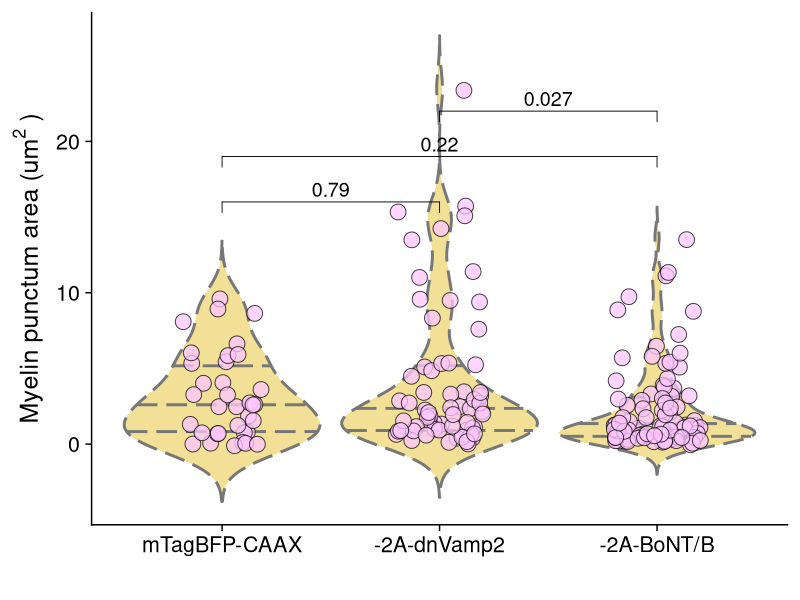
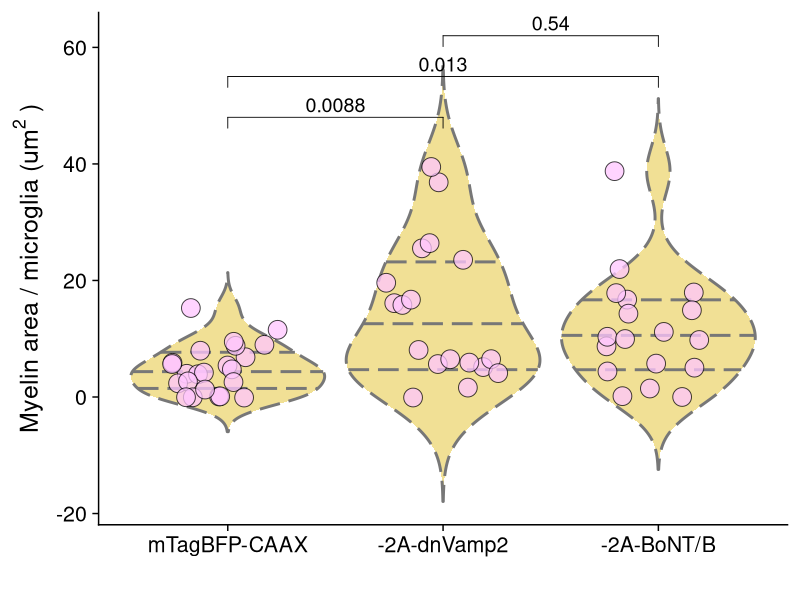

These figures' R source, in order: (Note: this script raises an error after producing the figures.)
## ---- chunk 1
knitr::opts_chunk$set(echo = TRUE)
## ---- chunk 2
library(tidyverse)
library(ggpubr)
library(cowplot)
#library(colorspace)
## ---- chunk 3
theme_set(theme_cowplot(font_size =18))
## ---- chunk 4
bfp_bontb <- read_csv('bfp-bont-tectum-tidy.csv')
View(bfp_bontb)
## ---- chunk 5
bfp_bontb <-bfp_bontb %>% mutate("fluor2" = 
                         case_when(
                           fluor == "mTagBFP-CAAX" ~ "mTagBFP-CAAX",
                           fluor == "mTagBFP-CAAX-2A-BoNT/B" ~ "-2A-BoNT/B",
                           fluor == "mTagBFP-CAAX-2A-dnVamp2" ~ "-2A-dnVamp2"))
## ---- chunk 6
bfp_bontb$fluor2 <- bfp_bontb$fluor2 %>% fct_relevel("mTagBFP-CAAX","-2A-dnVamp2", "-2A-BoNT/B")
## ---- chunk 7
mc_myelin_eng <- compare_means(data=bfp_bontb, puncta_area~fluor2, method = "wilcox.test", p.adjust.method = "holm") 
statsize<-5
mc_myelin_eng
## ---- chunk 8

ggplot(bfp_bontb, aes(x=fluor2, y=puncta_area))+
  geom_violin(aes(x=fluor2, y=puncta_area), fill = "#E3C22D", color= "#777777", size=1, alpha=0.5, linetype="longdash", scale="width", trim=FALSE, draw_quantiles = c(0.25, 0.5, 0.75))+
  geom_jitter(width=0.2, height=0.2, shape=21, size=5, alpha=0.75, fill="#FFC5FF")+

  stat_pvalue_manual(mc_myelin_eng, size=statsize, y.position = c(16,19,22))+

  theme(legend.position = "none")+
  ylab(bquote(`Myelin punctum area (`*um^2~`)`))+
  labs(x=" ")
#ggsave('bontb-bfp-plots-5-2-19/inclusion-size.png', dpi=300, height=4.5, width=6)
## ---- chunk 9
bfp_bontb2 <- bfp_bontb %>% group_by(cell_id, fluor) %>% mutate(obj_area_fraction = sum(puncta_area)/mean(cell_area)) %>% mutate(sum_puncta_areas = sum(puncta_area)) %>% filter(puncta_id == 0 | puncta_id == 1)
#View(bfp_bontb2)
## ---- chunk 10
mc_myelin_areapercell <- compare_means(data=bfp_bontb2, sum_puncta_areas~fluor2, method = "wilcox.test", p.adjust.method = "holm") 
statsize<-5
mc_myelin_areapercell
## ---- chunk 11

ggplot(bfp_bontb2, aes(x=fluor2, y=sum_puncta_areas))+
  geom_violin(aes(x=fluor2, y=sum_puncta_areas), fill = "#E3C22D", color= "#777777", size=1, alpha=0.5, linetype="longdash", scale="width", trim=FALSE, draw_quantiles = c(0.25, 0.5, 0.75))+
  geom_jitter(width=0.265, height=0.15, shape=21, size=6, alpha=0.75, fill="#FFC5FF")+
  
  
  stat_pvalue_manual(mc_myelin_areapercell, size=statsize, y.position = c(48,55,62))+

  
  theme(legend.position = "none")+
  labs(x = " ")+
  ylab(bquote(`Myelin area / microglia (`*um^2~`)`))
#ggsave('bontb-bfp-plots-5-2-19/myelin-area-per-mg.png', dpi=300, height=4.5, width=6)
  
## ---- chunk 12
ggplot(bfp_bontb2, aes(x=fluor2, y=sum_puncta_areas, fill=fluor2))+
  geom_violin(aes(x=fluor2, y=sum_puncta_areas), fill = "#E3C22D", color= "#777777", size=1, alpha=0.5, linetype="longdash", scale="width", trim=FALSE, draw_quantiles = c(0.25, 0.5, 0.75))+
  geom_jitter(width=0.265, height=0.15, shape=21, size=6, alpha=0.75)+
  #scale_fill_discrete_diverging(15, palette = "Blue Yellow 3", c1=100, h1=285, h2=285, l1=90, l2=68)+
  scale_fill_manual(values= c("#FFC5FF", "#FFC5FF", "#FFC5FF"))+
  stat_compare_means(inherit.aes=FALSE, aes(x=fluor2, y=sum_puncta_areas), method = "wilcox.test", comparisons = comps_bontb_dnvamp2, label = "p.format", label.y=c(50, 56, 62))+
  theme(legend.position = "none")+
  labs(x = " ")+
  ylab(bquote(`Myelin area / microglia (`*um^2~`)`))
#ggsave('bontb-bfp-plots-5-2-19/myelin-area-per-mg.png', dpi=300, height=4.5, width=6)
  
## ---- chunk 13

ggplot(bfp_bontb2, aes(x=fluor2, y=cell_area, fill=fluor2))+
  geom_violin(aes(x=fluor2, y=cell_area), fill = "#E3C22D", color= "#777777", size=1, alpha=0.5, linetype="longdash", scale="width", trim=FALSE, draw_quantiles = c(0.25, 0.5, 0.75))+
  geom_jitter(width=0.25, height=16, shape=21, size=6, alpha=0.75)+
  scale_fill_manual(values= c("#FFC5FF", "#FFC5FF", "#FFC5FF"))+
  #scale_fill_discrete_diverging(15, palette = "Blue Yellow 3", c1=100, h1=285, h2=285, l1=90, l2=68)+
  stat_compare_means(inherit.aes=FALSE, aes(x=fluor2, y=cell_area), method = "kruskal.test", label = "p.signif", label.x=1.975, label.y=750, size=5.5)+
  theme(legend.position = "none")+
  labs(x = " ")+
  ylab(bquote(`Microglia size (`*um^2~`)`))
#ggsave('bontb-bfp-plots-5-2-19/microglia-size.png', dpi=300, height=4.5, width=6)
## ---- chunk 14
bfp_bontb_punctacount <- bfp_bontb %>% group_by(cell_id, fluor) %>% mutate(n_puncta = max(puncta_id))%>% filter(puncta_id == 1 | n_puncta == 0)
head(bfp_bontb_punctacount)
## ---- chunk 15
bfp_bontb_punctacount %>% group_by(fluor) %>% summarize(total_puncta_for_stats = sum(n_puncta), total_cells = n())
## ---- chunk 16
ggplot(bfp_bontb_punctacount, aes(x=n_puncta, fill=fluor2))+
  geom_histogram(position = "dodge", binwidth=1, aes(y=..density..), alpha=0.75, color="black")+
  scale_fill_manual(values=c("#E3C22D", "grey", "#FFC5FF"))+
  geom_density(inherit.aes=FALSE, aes(x=n_puncta, fill=fluor2), alpha=.2, adjust=2.5)+
  labs(x="Myelin inclusions / microglia", y="Density", fill = " ")+
  theme(legend.position = c(0.35,0.5))
#ggsave('bontb-bfp-plots-5-2-19/histogram-bfp-bontb.png', dpi=300, width=6, height=4.5)
